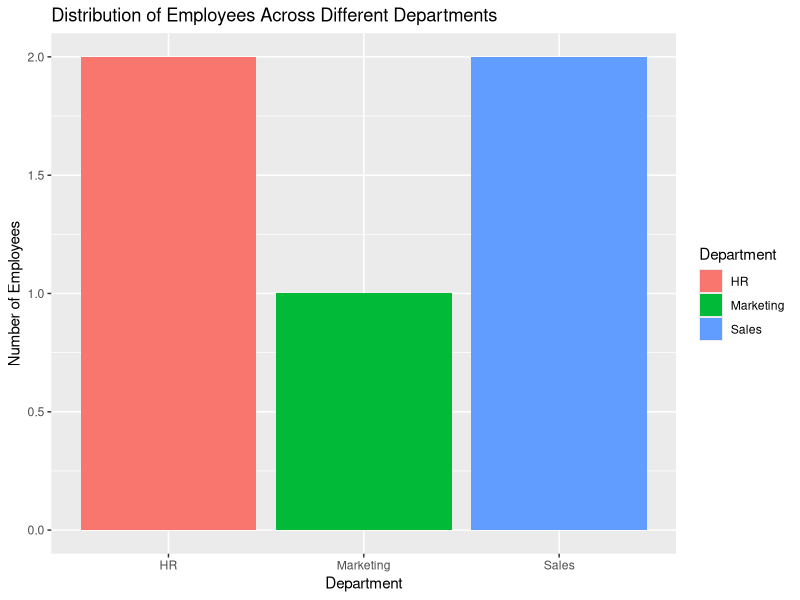
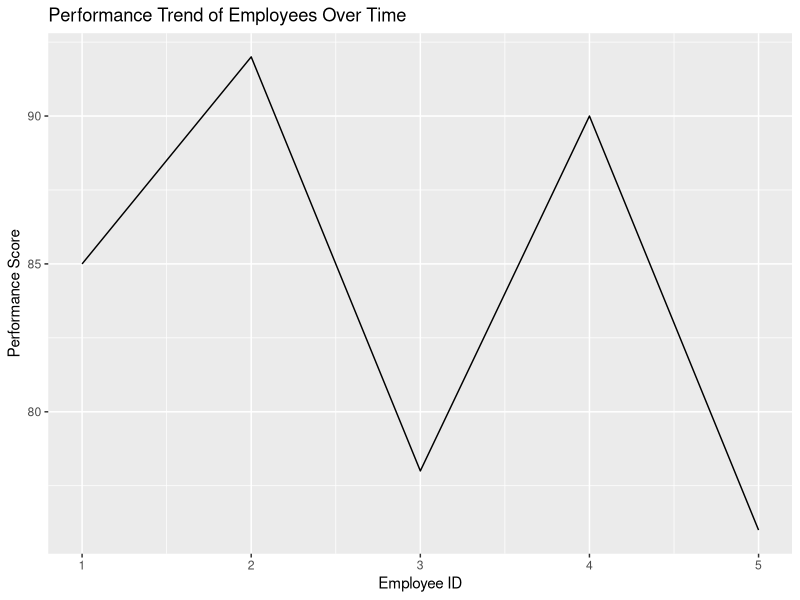

The R script that drew these images, in order:
# Assuming you have a data frame named 'employee_data' with the given data
employee_data <- data.frame(
  Employee_ID = c(1, 2, 3, 4, 5),
  Department = c("Sales", "HR", "Marketing", "Sales", "HR"),
  Years_of_Service = c(5, 3, 7, 4, 2),
  Performance_Score = c(85, 92, 78, 90, 76)
)

# Install and load necessary library (if not installed)
# install.packages("ggplot2")
library(ggplot2)

# Bar chart for the distribution of employees across different departments
bar_chart_department_distribution <- ggplot(employee_data, aes(x = Department, fill = Department)) +
  geom_bar() +
  labs(title = "Distribution of Employees Across Different Departments",
       x = "Department", y = "Number of Employees", fill = "Department")

# Display the chart
print(bar_chart_department_distribution)
# Assuming you have a data frame named 'employee_data' with the given data
employee_data <- data.frame(
  Employee_ID = c(1, 2, 3, 4, 5),
  Department = c("Sales", "HR", "Marketing", "Sales", "HR"),
  Years_of_Service = c(5, 3, 7, 4, 2),
  Performance_Score = c(85, 92, 78, 90, 76)
)

# Install and load necessary library (if not installed)
# install.packages("ggplot2")
library(ggplot2)

# Line chart to visualize the performance trend of employees over time
line_chart_performance_trend <- ggplot(employee_data, aes(x = Employee_ID, y = Performance_Score, group = 1)) +
  geom_line() +
  labs(title = "Performance Trend of Employees Over Time",
       x = "Employee ID", y = "Performance Score")

# Display the chart
print(line_chart_performance_trend)
